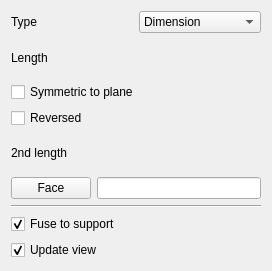
<?xml version="1.0" encoding="UTF-8"?>
<ui version="4.0">
 <class>PartDesignGui::TaskPadParameters</class>
 <widget class="QWidget" name="PartDesignGui::TaskPadParameters">
  <property name="geometry">
   <rect>
    <x>0</x>
    <y>0</y>
    <width>272</width>
    <height>271</height>
   </rect>
  </property>
  <property name="windowTitle">
   <string>Form</string>
  </property>
  <layout class="QVBoxLayout" name="verticalLayout">
   <item>
    <layout class="QHBoxLayout" name="horizontalLayout">
     <item>
      <widget class="QLabel" name="textLabel1">
       <property name="text">
        <string>Type</string>
       </property>
      </widget>
     </item>
     <item>
      <widget class="QComboBox" name="changeMode">
       <item>
        <property name="text">
         <string>Dimension</string>
        </property>
       </item>
      </widget>
     </item>
    </layout>
   </item>
   <item>
    <layout class="QHBoxLayout" name="horizontalLayout_2">
     <item>
      <widget class="QLabel" name="label">
       <property name="text">
        <string>Length</string>
       </property>
      </widget>
     </item>
     <item>
      <widget class="Gui::PrefQuantitySpinBox" name="lengthEdit" native="true">
       <property name="minimum" stdset="0">
        <double>0.000000000000000</double>
       </property>
       <property name="maximum" stdset="0">
        <double>999999999.000000000000000</double>
       </property>
       <property name="singleStep" stdset="0">
        <double>5.000000000000000</double>
       </property>
       <property name="value" stdset="0">
        <double>10.000000000000000</double>
       </property>
      </widget>
     </item>
    </layout>
   </item>
   <item>
    <widget class="QCheckBox" name="checkBoxMidplane">
     <property name="enabled">
      <bool>true</bool>
     </property>
     <property name="text">
      <string>Symmetric to plane</string>
     </property>
    </widget>
   </item>
   <item>
    <widget class="QCheckBox" name="checkBoxReversed">
     <property name="text">
      <string>Reversed</string>
     </property>
    </widget>
   </item>
   <item>
    <layout class="QHBoxLayout" name="horizontalLayout_4">
     <item>
      <widget class="QLabel" name="label_2">
       <property name="text">
        <string>2nd length</string>
       </property>
      </widget>
     </item>
     <item>
      <widget class="Gui::PrefQuantitySpinBox" name="lengthEdit2" native="true">
       <property name="minimum" stdset="0">
        <double>0.000000000000000</double>
       </property>
       <property name="maximum" stdset="0">
        <double>999999999.000000000000000</double>
       </property>
       <property name="singleStep" stdset="0">
        <double>5.000000000000000</double>
       </property>
       <property name="value" stdset="0">
        <double>0.000000000000000</double>
       </property>
      </widget>
     </item>
    </layout>
   </item>
   <item>
    <layout class="QHBoxLayout" name="horizontalLayout_3">
     <item>
      <widget class="QPushButton" name="buttonFace">
       <property name="text">
        <string>Face</string>
       </property>
      </widget>
     </item>
     <item>
      <widget class="QLineEdit" name="lineFaceName"/>
     </item>
    </layout>
   </item>
   <item>
    <widget class="Line" name="line">
     <property name="orientation">
      <enum>Qt::Horizontal</enum>
     </property>
    </widget>
   </item>
   <item>
    <widget class="QCheckBox" name="checkBoxFuseToSupport">
     <property name="toolTip">
      <string>If checked, the padded sketch will be fused to what the sketch is mapped to. If cleared, a new solid will be started.</string>
     </property>
     <property name="text">
      <string>Fuse to support</string>
     </property>
     <property name="checked">
      <bool>true</bool>
     </property>
    </widget>
   </item>
   <item>
    <widget class="QCheckBox" name="checkBoxUpdateView">
     <property name="text">
      <string>Update view</string>
     </property>
     <property name="checked">
      <bool>true</bool>
     </property>
    </widget>
   </item>
  </layout>
 </widget>
 <customwidgets>
  <customwidget>
   <class>Gui::PrefQuantitySpinBox</class>
   <extends>QWidget</extends>
   <header>Gui/PrefWidgets.h</header>
  </customwidget>
 </customwidgets>
 <resources/>
 <connections/>
</ui>
